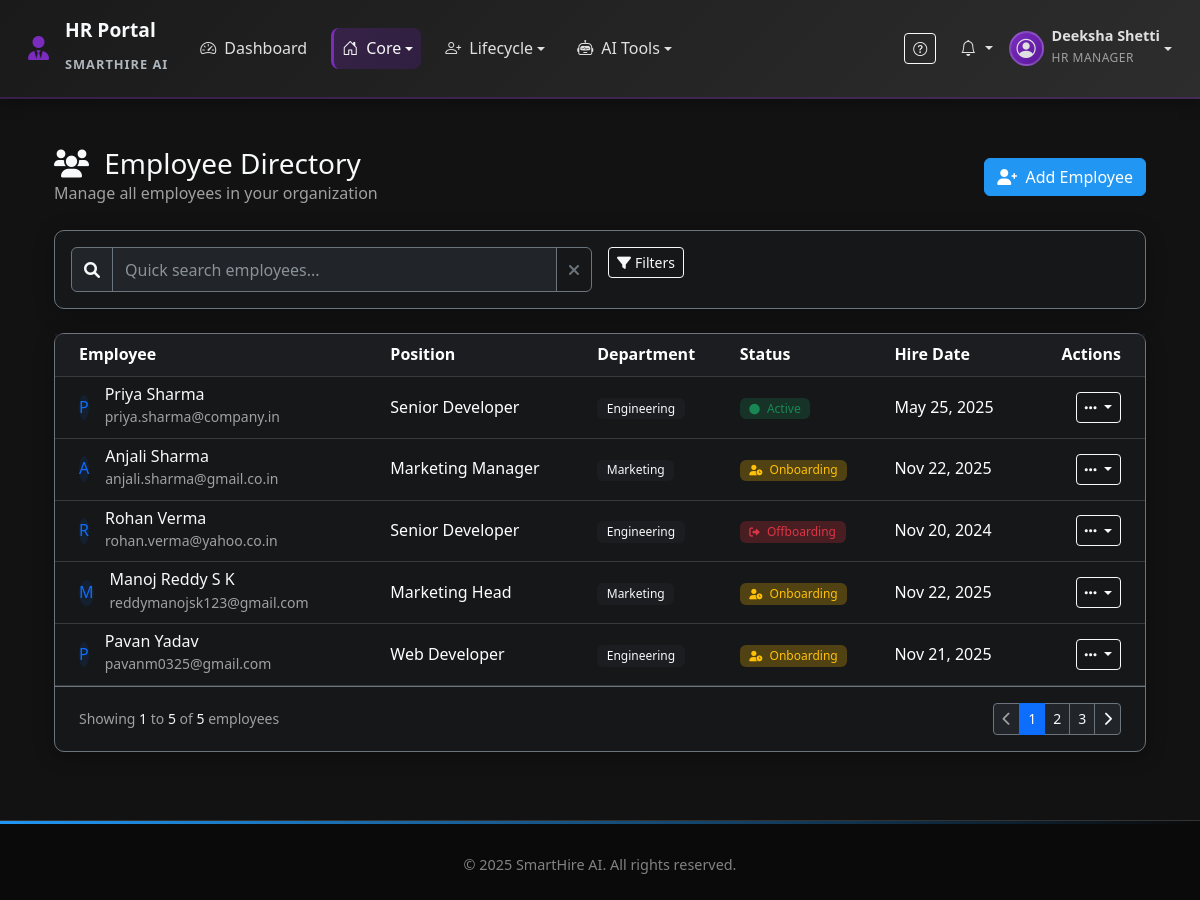
Page /hr/employees (signed in) on the committed database.
### app.py (models this page shows, shortened)
class User(db.Model):
    id = db.Column(db.Integer, primary_key=True)
    username = db.Column(db.String(80), unique=True, nullable=False)
    email = db.Column(db.String(120), unique=True, nullable=False)
    password = db.Column(db.String(255), nullable=False)
    full_name = db.Column(db.String(100), nullable=False)
    phone = db.Column(db.String(20), nullable=False)
    role = db.Column(db.String(20), nullable=False)
    department = db.Column(db.String(50), nullable=True)
    created_at = db.Column(db.DateTime, default=datetime.utcnow)
    last_login = db.Column(db.DateTime, nullable=True)
    is_active = db.Column(db.Boolean, default=True)
    status = db.Column(db.String(20), default='Active')
    hire_date = db.Column(db.Date, nullable=True)
    position = db.Column(db.String(100), nullable=True)
    manager_id = db.Column(db.Integer, db.ForeignKey('user.id'), nullable=True)
    employee_id = db.Column(db.String(20), nullable=True)
    exit_date = db.Column(db.Date, nullable=True)
    offboarding_start_date = db.Column(db.DateTime, nullable=True)
    reset_token = db.Column(db.String(255), nullable=True)
    reset_token_expires = db.Column(db.DateTime, nullable=True)
    manager = db.relationship('User', remote_side=[id], backref=db.backref('direct_reports', lazy=True))
    skills = db.relationship('EmployeeSkill', backref='employee', lazy=True, cascade='all, delete-orphan')

### app.py (the view, shortened to what this page needs)
@app.route('/hr/employees')
@login_required('hr')
def list_employees():
    search = request.args.get('search', '')
    department_filter = request.args.get('department', '')
    status_filter = request.args.get('status', '')
    query = User.query.filter(User.role == 'employee')
    if department_filter:
        query = query.filter(User.department == department_filter)
    if status_filter:
        query = query.filter(User.status == status_filter)
    employees = query.order_by(User.created_at.desc()).all()
    departments = db.session.query(User.department).filter(
        User.role == 'employee',
        User.department.isnot(None)
    ).distinct().all()
    departments = [dept[0] for dept in departments if dept[0]]
    return render_template('hr/employees.html',
                         employees=employees,
                         departments=departments,
                         current_search=search,
                         current_department=department_filter,
                         current_status=status_filter)

### templates/hr/employees.html (shortened to what this page needs)
{% extends "base.html" %}
{% block content %}
<div class="container-fluid py-4">
    <div class="d-flex justify-content-between align-items-center mb-4">
        <div>
            <h1 class="h3 text-light mb-0">
                <i class="fas fa-users me-2"></i> Employee Directory
            </h1>
            <p class="text-muted mb-0">Manage all employees in your organization</p>
        </div>
        <div>
            <a href="{{ url_for('add_employee') }}" class="btn btn-primary">
                <i class="fas fa-user-plus me-1"></i> Add Employee
            </a>
        </div>
    </div>
    <div class="card bg-dark bg-opacity-25 border-secondary mb-4">
        <div class="card-body p-3">
            <div class="row g-3">
                <div class="col-lg-6">
                    <div class="input-group">
                        <span class="input-group-text bg-dark border-secondary text-light">
                            <i class="fas fa-search"></i>
                        </span>
                        <input type="text" class="form-control bg-dark text-light border-secondary"
                               id="quickSearch" placeholder="Quick search employees..."
                               onkeyup="filterEmployees()">
                        <button class="btn btn-outline-secondary" type="button" onclick="clearSearch()">
                            <i class="fas fa-times"></i>
                        </button>
                    </div>
                </div>
                <div class="col-lg-6">
                    <div class="d-flex gap-2 flex-wrap">
                        <button class="btn btn-outline-light btn-sm" onclick="toggleFilters()">
                            <i class="fas fa-filter me-1"></i>Filters
                        </button>
                    </div>
                </div>
            </div>
        </div>
    </div>
    <div class="card bg-dark bg-opacity-25 border-secondary">
        <div class="card-body p-0">
            <div class="table-responsive">
                <table class="table table-dark table-hover align-middle mb-0" id="employeesTable">
                    <thead class="bg-dark bg-opacity-50">
                        <tr>
                            <th class="ps-4">Employee</th>
                            <th>Position</th>
                            <th>Department</th>
                            <th>Status</th>
                            <th>Hire Date</th>
                            <th class="text-end pe-4">Actions</th>
                        </tr>
                    </thead>
                    <tbody>
                        {% for employee in employees %}
                        <tr class="employee-row" data-name="{{ employee.full_name|lower }}"
                            data-department="{{ employee.department|lower or '' }}"
                            data-status="{{ employee.status|lower or '' }}">
                            <td class="ps-4">
                                <div class="d-flex align-items-center">
                                    <div class="avatar-sm me-3">
                                        <div class="avatar-title bg-primary bg-opacity-10 text-primary rounded-circle">
                                            {{ employee.full_name|first|upper }}
                                        </div>
                                    </div>
                                    <div>
                                        <h6 class="mb-0 text-light">{{ employee.full_name }}</h6>
                                        <small class="text-muted">{{ employee.email }}</small>
                                    </div>
                                </div>
                            </td>
                            <td>{{ employee.position or 'N/A' }}</td>
                            <td>
                                <span class="badge bg-dark bg-opacity-50 text-light">
                                    {{ employee.department or 'N/A' }}
                                </span>
                            </td>
                            <td>
                                {% if employee.status == 'Active' %}
                                    <span class="badge bg-success bg-opacity-25 text-success">
                                        <i class="fas fa-circle me-1 small"></i> Active
                                    </span>
                                {% elif employee.status == 'Onboarding' %}
                                    <span class="badge bg-warning bg-opacity-25 text-warning">
                                        <i class="fas fa-user-clock me-1 small"></i> Onboarding
                                    </span>
                                {% elif employee.status == 'On Leave' %}
                                    <span class="badge bg-info bg-opacity-25 text-info">
                                        <i class="fas fa-umbrella-beach me-1 small"></i> On Leave
                                    </span>
                                {% elif employee.status == 'Offboarding' %}
                                    <span class="badge bg-danger bg-opacity-25 text-danger">
                                        <i class="fas fa-sign-out-alt me-1 small"></i> Offboarding
                                    </span>
                                {% else %}
                                    <span class="badge bg-secondary bg-opacity-25 text-secondary">
                                        <i class="fas fa-circle me-1 small"></i> {{ employee.status or 'N/A' }}
                                    </span>
                                {% endif %}
                            </td>
                            <td>{{ employee.hire_date.strftime('%b %d, %Y') if employee.hire_date else 'N/A' }}</td>
                            <td class="text-end pe-4">
                                <div class="dropdown">
                                    <button class="btn btn-sm btn-outline-light dropdown-toggle" type="button" id="employeeActions{{ employee.id }}" data-bs-toggle="dropdown" aria-expanded="false">
                                        <i class="fas fa-ellipsis-h"></i>
                                    </button>
                                </div>
                                </div>
                            </td>
                        </tr>
                        {% endfor %}
            {% if employees %}
            <div class="d-flex justify-content-between align-items-center px-4 py-3 border-top border-secondary">
                <div class="text-muted small">
                    Showing <span class="text-light">1</span> to <span class="text-light">{{ employees|length }}</span> of
                    <span class="text-light">{{ employees|length }}</span> employees
                </div>
                <nav aria-label="Page navigation">
                    <ul class="pagination pagination-sm mb-0">
                        <li class="page-item disabled">
                            <a class="page-link bg-dark border-secondary text-muted" href="#" tabindex="-1" aria-disabled="true">
                                <i class="fas fa-chevron-left"></i>
                            </a>
                        </li>
                        <li class="page-item active"><a class="page-link bg-primary border-primary" href="#">1</a></li>
                        <li class="page-item"><a class="page-link bg-dark border-secondary text-light" href="#">2</a></li>
                        <li class="page-item"><a class="page-link bg-dark border-secondary text-light" href="#">3</a></li>
                        <li class="page-item">
                            <a class="page-link bg-dark border-secondary text-light" href="#">
                                <i class="fas fa-chevron-right"></i>
                            </a>
                        </li>
                    </ul>
                </nav>
            </div>
            {% endif %}
{% endblock %}

### templates/base.html (shortened to what this page needs)
<!DOCTYPE html>
<html lang="en">
<head>
    <link href="https://cdn.jsdelivr.net/npm/bootstrap@5.3.0/dist/css/bootstrap.min.css" rel="stylesheet">
    <link rel="stylesheet" href="https://cdn.jsdelivr.net/npm/bootstrap-icons@1.10.0/font/bootstrap-icons.css">
    <link rel="stylesheet" href="{{ url_for('static', filename='css/style.css') }}">
    <link href="https://cdnjs.cloudflare.com/ajax/libs/font-awesome/6.0.0/css/all.min.css" rel="stylesheet">
</head>
<body>
    {% if 'user_id' in session and not request.path.startswith('/employee/') %}
    <nav class="navbar navbar-expand-lg navbar-dark" style="background: linear-gradient(135deg, #1a1a1a 0%, #2d2d2d 100%); border-bottom: 2px solid rgba(123, 44, 191, 0.3); box-shadow: 0 4px 15px rgba(0, 0, 0, 0.3);">
        <div class="container-fluid">
            <a class="navbar-brand text-light d-flex align-items-center" href="{{ url_for('index') }}">
                <div class="brand-icon me-2">
                    <i class="fas fa-user-tie me-2"></i>
                </div>
                <div>
                    <div class="brand-title">HR Portal</div>
                    <small class="brand-subtitle">SmartHire AI</small>
                </div>
            </a>
            <div class="collapse navbar-collapse" id="navbarNav">
                <ul class="navbar-nav me-auto mb-2 mb-lg-0">
                    <li class="nav-item">
                        <a class="nav-link {% if request.endpoint == 'index' %}active{% endif %} text-light d-flex align-items-center"
                           href="{{ url_for('index') }}">
                            <i class="bi bi-speedometer2 me-2"></i>
                            <span>Dashboard</span>
                        </a>
                    </li>
                    <li class="nav-item dropdown">
                        <a class="nav-link dropdown-toggle {% if request.endpoint in ['list_employees', 'hr_templates', 'hr_generated_documents'] %}active{% endif %} text-light d-flex align-items-center"
                           href="#" id="coreDropdown" role="button" data-bs-toggle="dropdown" aria-expanded="false">
                            <i class="bi bi-house-door me-2"></i>
                            <span>Core</span>
                        </a>
                    </li>
                    <li class="nav-item dropdown">
                        <a class="nav-link dropdown-toggle  text-light d-flex align-items-center"
                           href="#" id="lifecycleDropdown" role="button" data-bs-toggle="dropdown" aria-expanded="false">
                            <i class="bi bi-person-plus me-2"></i>
                            <span>Lifecycle</span>
                        </a>
                    </li>
                    <li class="nav-item dropdown">
                        <a class="nav-link dropdown-toggle {% if request.path in [url_for('interview'), url_for('ai_interview_training'), url_for('mood_analytics')] %}active{% endif %} text-light d-flex align-items-center"
                           href="#" id="aiDropdown" role="button" data-bs-toggle="dropdown" aria-expanded="false">
                            <i class="bi bi-robot me-2"></i>
                            <span>AI Tools</span>
                        </a>
                    </li>
                            </ul>
            <div class="d-flex align-items-center ms-auto">
                <div class="me-3 d-none d-md-flex">
                    <button class="btn btn-outline-light btn-sm me-2" onclick="toggleQuickHelp()" title="Quick Help">
                        <i class="bi bi-question-circle"></i>
                    </button>
                </div>
                <div class="dropdown me-3">
                    <a class="nav-link dropdown-toggle text-light position-relative" href="#" id="hrNotificationDropdown" role="button" data-bs-toggle="dropdown" aria-expanded="false">
                        <i class="bi bi-bell"></i>
                    </a>
                </div>
                <div class="dropdown">
                    <a class="nav-link dropdown-toggle d-flex align-items-center text-light" href="#" id="hrUserDropdown"
                       role="button" data-bs-toggle="dropdown" aria-expanded="false">
                        <div class="user-avatar me-2">
                            <i class="bi bi-person-circle"></i>
                        </div>
                        <div class="d-none d-lg-block">
                            <div class="user-name">{{ session.get('username', 'HR Manager') }}</div>
                            <small class="user-role text-muted">HR Manager</small>
                        </div>
                    </a>
                </div>
            </div>
        </div>
    </nav>
    {% endif %}
    <main class="container my-4">
        {% block content %}{% endblock %}
    </main>
    <footer class="mt-auto">
        <div class="container">
            <div class="footer-content">
                <div class="copyright">
                    &copy; 2025 SmartHire AI. All rights reserved.
                </div>
            </div>
        </div>
    </footer>
    <div id="toastContainer" class="position-fixed top-0 end-0 p-3" style="z-index: 9999;"></div>
</body>
</html>

### rows in the picture
User: get "Deeksha Shetti"
User: full_name|first "P", full_name "Priya Sharma", email "priya.sharma@company.in", position "Senior Developer", department "Engineering", status "Active" (drawn), hire_date "May 25, 2025"
User: full_name|first "A", full_name "Anjali Sharma", email "anjali.sharma@gmail.co.in", position "Marketing Manager", department "Marketing", status "Onboarding" (drawn), hire_date "Nov 22, 2025"
User: full_name|first "R", full_name "Rohan Verma", email "rohan.verma@yahoo.co.in", position "Senior Developer", department "Engineering", status "Offboarding" (drawn), hire_date "Nov 20, 2024"
User: full_name|first "M", full_name "Manoj Reddy S K", email "reddymanojsk123@gmail.com", position "Marketing Head", department "Marketing", status "Onboarding" (drawn), hire_date "Nov 22, 2025"
User: full_name|first "P", full_name "Pavan Yadav", email "pavanm0325@gmail.com", position "Web Developer", department "Engineering", status "Onboarding" (drawn), hire_date "Nov 21, 2025"

### other values in the picture
{{ employees|length }} "5"
